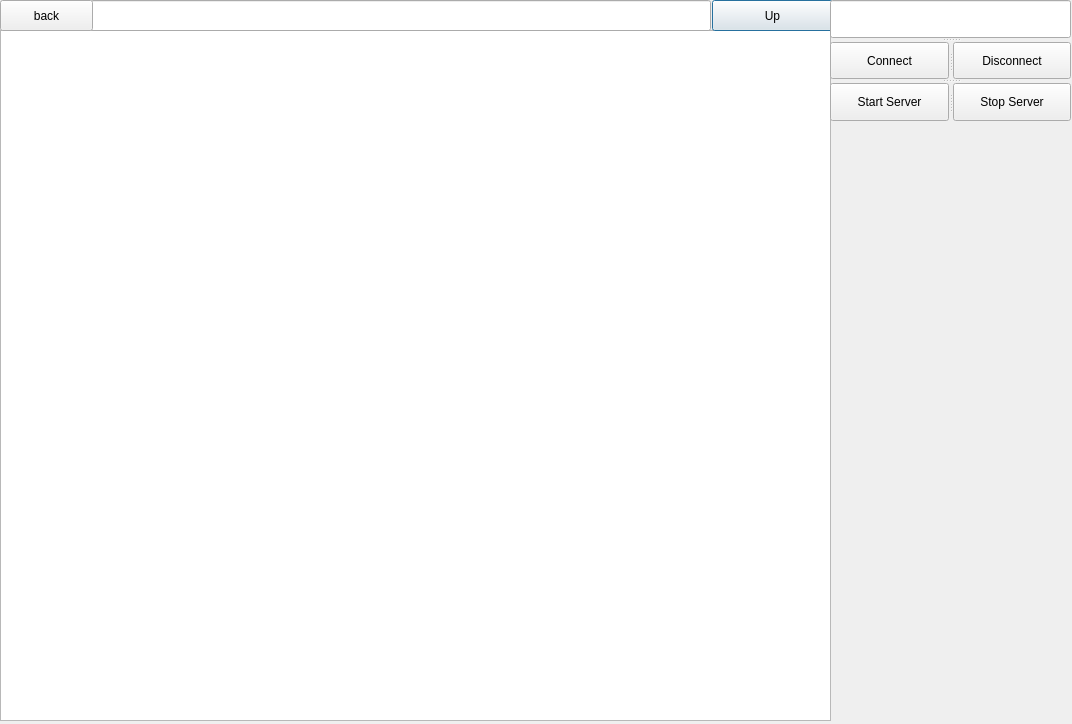
<?xml version="1.0" encoding="UTF-8"?>
<ui version="4.0">
 <class>Dialog</class>
 <widget class="QDialog" name="Dialog">
  <property name="geometry">
   <rect>
    <x>0</x>
    <y>0</y>
    <width>1072</width>
    <height>724</height>
   </rect>
  </property>
  <property name="windowTitle">
   <string>Dialog</string>
  </property>
  <widget class="QTableWidget" name="tableWidget">
   <property name="geometry">
    <rect>
     <x>0</x>
     <y>30</y>
     <width>831</width>
     <height>691</height>
    </rect>
   </property>
  </widget>
  <widget class="QLineEdit" name="dirLineEdit">
   <property name="geometry">
    <rect>
     <x>90</x>
     <y>0</y>
     <width>621</width>
     <height>31</height>
    </rect>
   </property>
  </widget>
  <widget class="QPushButton" name="upButton">
   <property name="geometry">
    <rect>
     <x>712</x>
     <y>0</y>
     <width>121</width>
     <height>31</height>
    </rect>
   </property>
   <property name="text">
    <string>Up</string>
   </property>
  </widget>
  <widget class="QPushButton" name="backButton">
   <property name="geometry">
    <rect>
     <x>0</x>
     <y>0</y>
     <width>93</width>
     <height>31</height>
    </rect>
   </property>
   <property name="text">
    <string>back</string>
   </property>
  </widget>
  <widget class="QSplitter" name="splitter_3">
   <property name="geometry">
    <rect>
     <x>830</x>
     <y>0</y>
     <width>241</width>
     <height>121</height>
    </rect>
   </property>
   <property name="orientation">
    <enum>Qt::Vertical</enum>
   </property>
   <widget class="QLineEdit" name="ipAddrLineEdit"/>
   <widget class="QSplitter" name="splitter_2">
    <property name="orientation">
     <enum>Qt::Horizontal</enum>
    </property>
    <widget class="QPushButton" name="connectButton">
     <property name="text">
      <string>Connect</string>
     </property>
    </widget>
    <widget class="QPushButton" name="disconnectButton">
     <property name="text">
      <string>Disconnect</string>
     </property>
    </widget>
   </widget>
   <widget class="QSplitter" name="splitter">
    <property name="orientation">
     <enum>Qt::Horizontal</enum>
    </property>
    <widget class="QPushButton" name="startServerButton">
     <property name="text">
      <string>Start Server</string>
     </property>
    </widget>
    <widget class="QPushButton" name="stopServerButton">
     <property name="text">
      <string>Stop Server</string>
     </property>
    </widget>
   </widget>
  </widget>
 </widget>
 <resources/>
 <connections/>
</ui>
